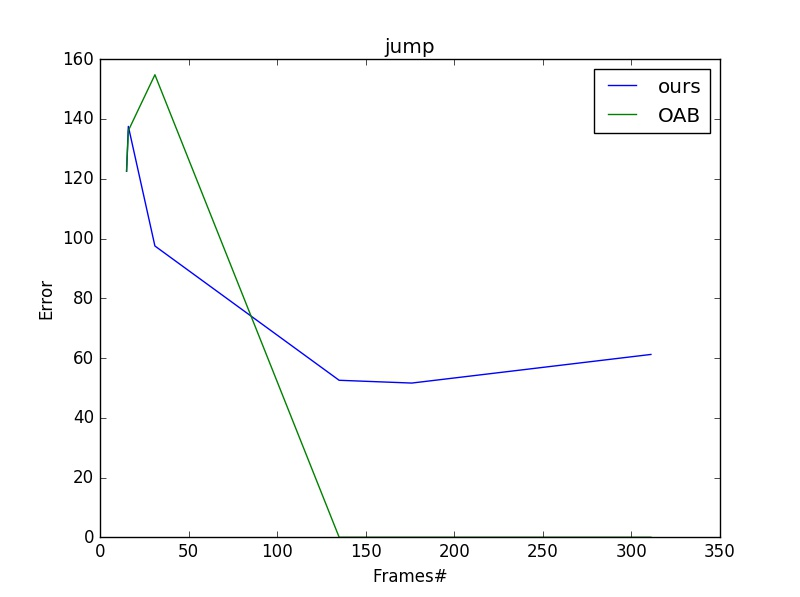

Recreate this plot in Python.
import numpy as np
import matplotlib.pyplot as plt
a = np.loadtxt('jump.txt')

fig = plt.figure()
plt.plot(a[:,0], a[:,1], label='ours')
plt.plot(a[:,0], (a[:,2]), label='OAB')
plt.xlabel("Frames#")
plt.ylabel("Error")
plt.title('jump')
plt.legend()
plt.show()
fig.savefig('jump.jpg')